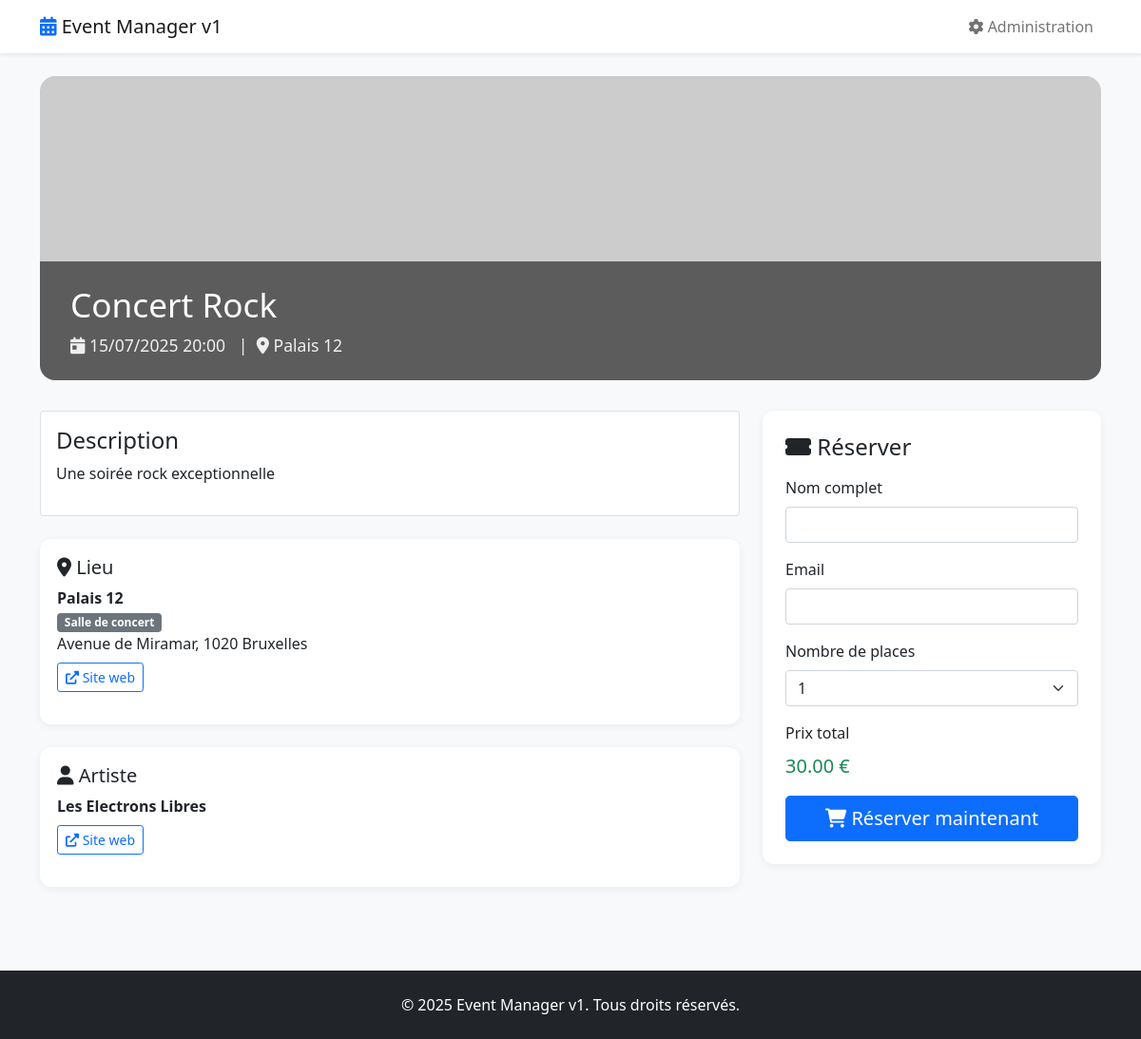
The page /front/evenement.php?id=1 on the database its author committed.
### tables this page shows
CREATE TABLE `evenement` (
  `id_evenement` int(11) NOT NULL,
  `titre` varchar(255) NOT NULL,
  `description` text DEFAULT NULL,
  `date_heure` datetime NOT NULL,
  `prix` decimal(10,2) DEFAULT 0.00,
  `id_venue` int(11) DEFAULT NULL,
  `id_artiste` int(11) DEFAULT NULL,
  `image` varchar(255) DEFAULT NULL
);

CREATE TABLE `venue` (
  `id_venue` int(11) NOT NULL,
  `nom` varchar(255) NOT NULL,
  `type` varchar(100) DEFAULT NULL,
  `adresse` varchar(255) DEFAULT NULL,
  `url` varchar(255) DEFAULT NULL,
  `photo` varchar(255) DEFAULT NULL
);

CREATE TABLE `artiste` (
  `id_artiste` int(11) NOT NULL,
  `nom` varchar(255) NOT NULL,
  `url` varchar(255) DEFAULT NULL,
  `photo` varchar(255) DEFAULT NULL
);

### classes/Evenement.php (called while the page is built, shortened)
<?php
class Evenement {
    private $conn;
    private $table = 'evenement';
    public function __construct($db) {
        $this->conn = $db;
    }
    public function lireUn($id) {
        $query = "SELECT e.*, v.nom as venue_nom, a.nom as artiste_nom
                  FROM " . $this->table . " e
                  LEFT JOIN venue v ON e.id_venue = v.id_venue
                  LEFT JOIN artiste a ON e.id_artiste = a.id_artiste
                  WHERE e.id_evenement = :id";
        $stmt = $this->conn->prepare($query);
        $stmt->bindParam(':id', $id);
        $stmt->execute();
        return $stmt->fetch(PDO::FETCH_ASSOC);
    }
}
?>

### classes/Venue.php (called while the page is built, shortened)
<?php
class Venue {
    private $conn;
    private $table = 'venue';
    public function __construct($db) {
        $this->conn = $db;
    }
    public function lireUn($id) {
        $query = "SELECT * FROM " . $this->table . " WHERE id_venue = :id";
        $stmt = $this->conn->prepare($query);
        $stmt->bindParam(':id', $id);
        $stmt->execute();
        return $stmt->fetch(PDO::FETCH_ASSOC);
    }
}
?>

### classes/Artiste.php (called while the page is built, shortened)
<?php
class Artiste {
    private $conn;
    private $table = 'artiste';
    public function __construct($db) {
        $this->conn = $db;
    }
    public function lireUn($id) {
        $query = "SELECT * FROM " . $this->table . " WHERE id_artiste = :id";
        $stmt = $this->conn->prepare($query);
        $stmt->bindParam(':id', $id);
        $stmt->execute();
        return $stmt->fetch(PDO::FETCH_ASSOC);
    }
}
?>

### front/evenement.php (the view, shortened to what this page needs)
<?php
require_once '../classes/Evenement.php';
require_once '../classes/Venue.php';
require_once '../classes/Artiste.php';
$database = new Database();
$db = $database->getConnection();
$evenement = new Evenement($db);
$venue = new Venue($db);
$artiste = new Artiste($db);
$id = $_GET['id'] ?? 0;
$event = $evenement->lireUn($id);
$venueInfo = $venue->lireUn($event['id_venue']);
$artisteInfo = $artiste->lireUn($event['id_artiste']);
$imagePath = !empty($event['image']) ? "../uploads/" . $event['image'] : "https://via.placeholder.com/1200x600?text=Événement";
?>
<!DOCTYPE html>
<html lang="fr">
<head>
    <link href="https://cdn.jsdelivr.net/npm/bootstrap@5.1.3/dist/css/bootstrap.min.css" rel="stylesheet">
    <link href="https://cdnjs.cloudflare.com/ajax/libs/font-awesome/6.0.0/css/all.min.css" rel="stylesheet">
</head>
<body>
    <nav class="navbar navbar-expand-lg navbar-light bg-white shadow-sm mb-4">
        <div class="container">
            <a class="navbar-brand" href="index.php">
                <i class="fas fa-calendar-alt text-primary"></i> Event Manager v1
            </a>
            <div class="navbar-nav ms-auto">
                <a class="nav-link" href="../admin/index.php">
                    <i class="fas fa-cog"></i> Administration
                </a>
            </div>
        </div>
    </nav>
    <div class="container">
        <div class="event-banner" style="background-image: url('<?= $imagePath ?>');">
            <div class="event-title-overlay">
                <h1><?= htmlspecialchars($event['titre']) ?></h1>
                <div class="meta">
                    <i class="fas fa-calendar-day"></i> <?= date('d/m/Y H:i', strtotime($event['date_heure'])) ?>
                    <?php if ($venueInfo): ?>
                        &nbsp; | &nbsp;<i class="fas fa-map-marker-alt"></i> <?= htmlspecialchars($venueInfo['nom']) ?>
                    <?php endif; ?>
                </div>
            </div>
        </div>
        <div class="row event-main">
            <div class="col-lg-8 mb-4">
                <div class="card mb-4">
                    <div class="card-body">
                        <h4>Description</h4>
                        <p><?= nl2br(htmlspecialchars($event['description'])) ?></p>
                    </div>
                </div>
                <?php if ($venueInfo): ?>
                <div class="venue-info mb-4">
                    <h5><i class="fas fa-map-marker-alt"></i> Lieu</h5>
                    <p>
                        <strong><?= htmlspecialchars($venueInfo['nom']) ?></strong><br>
                        <?php if ($venueInfo['type']): ?>
                            <span class="badge bg-secondary"><?= htmlspecialchars($venueInfo['type']) ?></span><br>
                        <?php endif; ?>
                        <?php if ($venueInfo['adresse']): ?>
                            <?= htmlspecialchars($venueInfo['adresse']) ?><br>
                        <?php endif; ?>
                        <?php if ($venueInfo['url']): ?>
                            <a href="<?= htmlspecialchars($venueInfo['url']) ?>" target="_blank" class="btn btn-sm btn-outline-primary mt-2">
                                <i class="fas fa-external-link-alt"></i> Site web
                            </a>
                        <?php endif; ?>
                    </p>
                </div>
                <?php endif; ?>
                <?php if ($artisteInfo): ?>
                <div class="artist-info">
                    <h5><i class="fas fa-user"></i> Artiste</h5>
                    <p>
                        <strong><?= htmlspecialchars($artisteInfo['nom']) ?></strong><br>
                        <?php if ($artisteInfo['url']): ?>
                            <a href="<?= htmlspecialchars($artisteInfo['url']) ?>" target="_blank" class="btn btn-sm btn-outline-primary mt-2">
                                <i class="fas fa-external-link-alt"></i> Site web
                            </a>
                        <?php endif; ?>
                    </p>
                </div>
                <?php endif; ?>
            </div>
            <div class="col-lg-4">
                <div class="ticket-form">
                    <h4 class="mb-3"><i class="fas fa-ticket-alt"></i> Réserver</h4>
                    <form method="POST" action="">
                        <div class="mb-3">
                            <label for="nom_complet" class="form-label">Nom complet</label>
                            <input type="text" class="form-control" id="nom_complet" name="nom_complet" required>
                        </div>
                        <div class="mb-3">
                            <label for="email" class="form-label">Email</label>
                            <input type="email" class="form-control" id="email" name="email" required>
                        </div>
                        <div class="mb-3">
                            <label for="quantite" class="form-label">Nombre de places</label>
                            <select class="form-select" id="quantite" name="quantite" required>
                                <?php for($i = 1; $i <= 10; $i++): ?>
                                    <option value="<?= $i ?>"><?= $i ?></option>
                                <?php endfor; ?>
                            </select>
                        </div>
                        <div class="mb-3">
                            <label class="form-label">Prix total</label>
                            <div>
                                <?php if ($event['prix'] > 0): ?>
                                    <span class="fs-5 text-success"><span id="total"><?= number_format($event['prix'], 2) ?></span> €</span>
                                <?php else: ?>
                                    <span class="fs-5 text-success">Gratuit</span>
                                <?php endif; ?>
                            </div>
                        </div>
                        <div class="d-grid">
                            <button type="submit" class="btn btn-primary btn-lg">
                                <i class="fas fa-shopping-cart"></i> Réserver maintenant
                            </button>
                        </div>
                    </form>
                </div>
            </div>
        </div>
    </div>
    <footer class="py-4 bg-dark text-white text-center">
        <div class="container">
            <p class="mb-0">© 2025 Event Manager v1. Tous droits réservés.</p>
        </div>
    </footer>
</body>
</html>

### front/evenement.php (style rules this page uses)
body { background-color: #f8f9fa; }
.event-banner { height: 320px; background-size: cover; background-position: center; border-radius: 16px; margin-bottom: 32px; position: relative; }
.event-title-overlay { position: absolute; bottom: 0; left: 0; right: 0; background: rgba(0,0,0,0.55); color: #fff; padding: 24px 32px; border-radius: 0 0 16px 16px; }
.event-title-overlay h1 { font-size: 2.2rem; margin-bottom: 0.5rem; }
.event-title-overlay .meta { font-size: 1.1rem; opacity: 0.9; }
.event-main { margin-bottom: 40px; }
.venue-info, .artist-info { background: #fff; border-radius: 12px; padding: 18px; box-shadow: 0 2px 8px rgba(0,0,0,0.06); margin-bottom: 24px; }
.ticket-form { background: #fff; border-radius: 12px; box-shadow: 0 2px 8px rgba(0,0,0,0.06); padding: 24px; }

### rows shown on the page
evenement: titre "Concert Rock", date_heure "15/07/2025 20:00", description "Une soirée rock exceptionnelle", prix "30.00"
venue: nom "Palais 12", type "Salle de concert", adresse "Avenue de Miramar, 1020 Bruxelles"
artiste: nom "Les Electrons Libres"

### other values the page prints
form field quantite "1"
